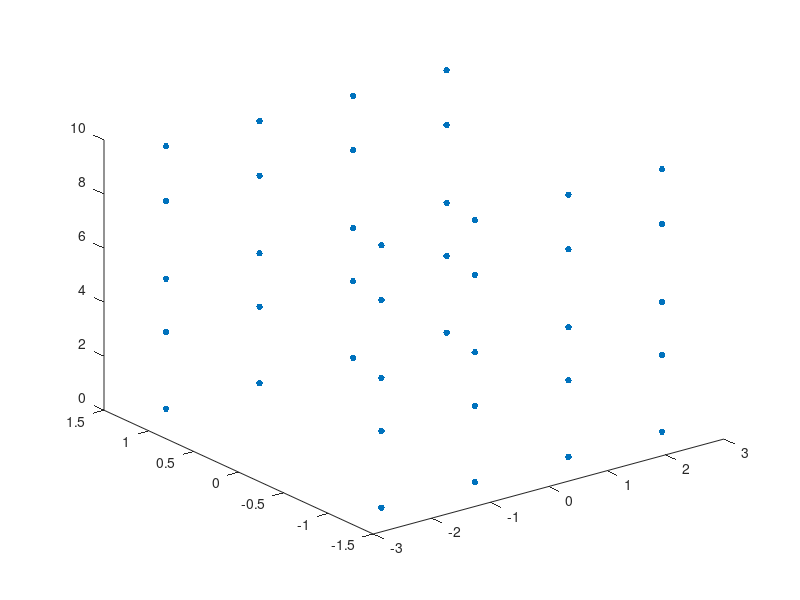

This figure's MATLAB source:
function[] = generate_world_coordinates_rp()
%generate real world coordinates for Lego(R) objects
%z coordinates from camera 1-5
h0 = [0.17 3.0 4.97 7.85 9.87]; 
Nh = length(h0);
%x,y coordinates camera 1-5

x0 = [0 1.6 3.2 4.8 0 1.6 3.2 4.8]; x0 = x0-mean(x0); Nx0 = length(x0); 
y0 = [0 0 0 0 2.4 2.4 2.4 2.4]; y0 = y0-mean(y0); Ny0 = length(y0);
%y0 = [7 13 20 26 7 13 20 26]; y0 = y0-mean(y0); Ny0 = length(y0); 
%x0 = [13 13 13 13 20 20 20 20]; x0 = x0-mean(x0); Nx0 = length(x0);

Np = Nx0*Nh;
%generate all points
X = [];
for h = 1:Nh
    for n = 1:Nx0
        X = [X [x0(n); y0(n); h0(h); 1]];
    end
end

%fig
figure; plot3(X(1,:),X(2,:),X(3,:),'.','MarkerSize',15);
%xlim([-10 10]); ylim([-10 10]); zlim([-1 15]); 
%save
save('world_coordinates_rp','X');